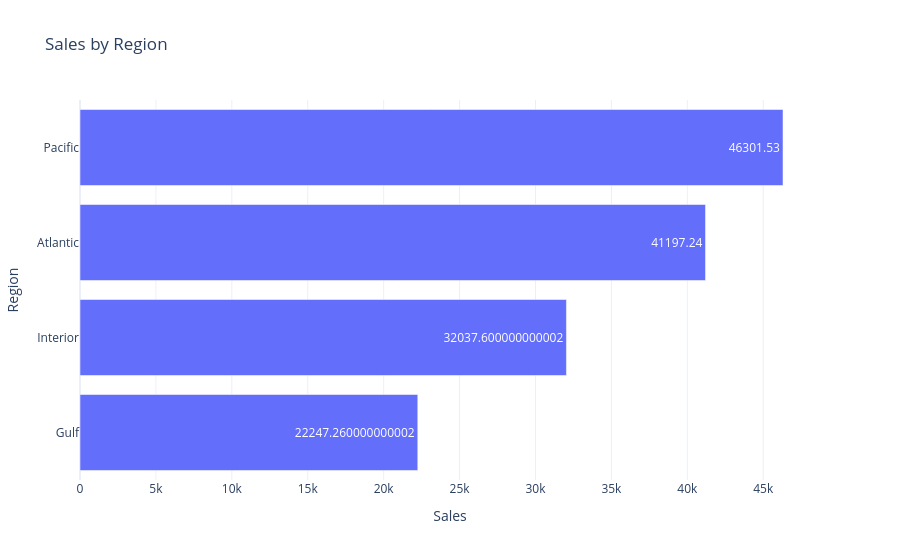

The notebook cell this image was saved under:
### Code cell
region_sales = df.groupby('Region')['Sales'].sum().reset_index().sort_values('Sales', ascending=True)
fig = px.bar(region_sales, x='Sales', y='Region', orientation='h',
             title='Sales by Region', text='Sales')
fig.update_layout(template='plotly_white')
fig.show()

### Figure 1 — Plotly figure (JSON) as saved in the notebook; plotly's stock layout.template omitted (floating-point values rounded to 4 significant figures)
{"data": [{"hovertemplate": "Sales=%{text}<br>Region=%{y}<extra></extra>", "legendgroup": "", "marker": {"color": "#636efa", "pattern": {"shape": ""}}, "name": "", "orientation": "h", "showlegend": false, "text": [22250.0, 32040.0, 41200.0, 46300.0], "textposition": "auto", "type": "bar", "x": [22250.0, 32040.0, 41200.0, 46300.0], "xaxis": "x", "y": ["Gulf", "Interior", "Atlantic", "Pacific"], "yaxis": "y"}], "layout": {"barmode": "relative", "legend": {"tracegroupgap": 0}, "title": {"text": "Sales by Region"}, "xaxis": {"anchor": "y", "domain": [0, 1], "title": {"text": "Sales"}}, "yaxis": {"anchor": "x", "domain": [0, 1], "title": {"text": "Region"}}}}
